Frame 1 (no input): blank canvas, image omitted
Frame 60 (the mouse pressed at the canvas centre just before this capture): blank canvas, image omitted
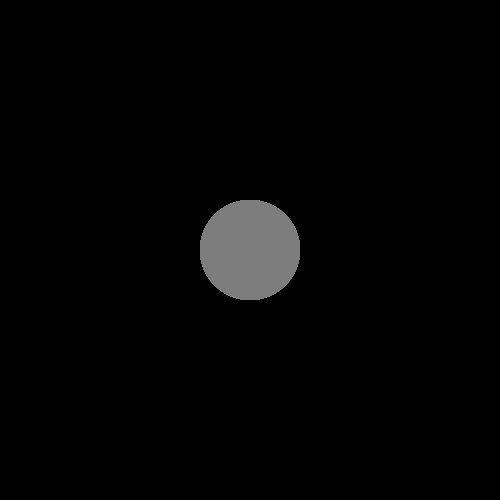
Frame 120 (the mouse held since frame 60 and released just before this capture)

The Processing sketch whose frames 1 and 60 were blank and that drew this single picture after the mouse press (run headless with seeded random() and noise(); from frame 60 on, the mouse is pressed at the canvas centre):

// Processing sketch: Ornek_1
// ── Ornek_1.pde
/**
ilk ders, ilk örnek!!!
**/

//On hazirlik
void setup(){
  size(500,500);
  background(0);
}

//Tekrarli islem
void draw(){
  fill(mouseX/2,mouseY/2,mouseX/2);
  noStroke();
  ellipse(mouseX,mouseY,100,100);
}
